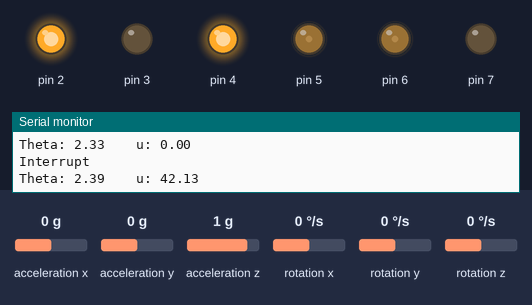
Bench run of a sketch on a simulated Arduino Uno, built with avr-gcc and run on an emulated ATmega328P. Shown: output pins drawn as LEDs (lit = HIGH), the last lines printed to the serial monitor. Wiring (inferred from the names in the program): MPU-6050 motion sensor at I2C address 0x68. Inputs (shaded band) come from the test bench; at power-on: acceleration z 1 g, rotation x 0 °/s, acceleration y 0 g, acceleration x 0 g, rotation y 0 °/s, rotation z 0 °/s.

Above: at 1.26 s.
1.3 s: acceleration z set to -1.4 g
At 3.95 s:
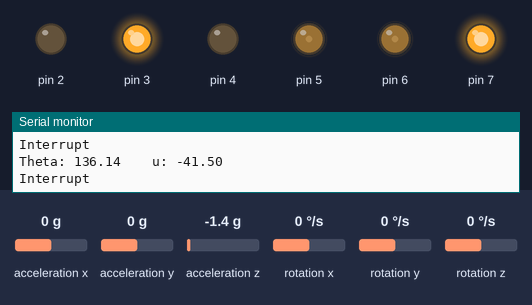
4.3 s: rotation x set to 100 °/s
7.3 s: acceleration y set to -1.4 g
10.3 s: rotation x set to -4 °/s
At 10.33 s:
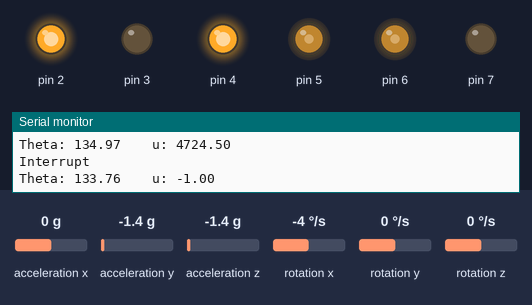
13.3 s: rotation x set to -192 °/s
At 13.8 s:
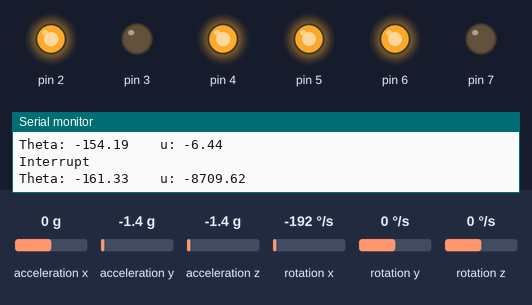
Timing chart, 0 to 17.3 s (numbered marks = the images above; inputs shaded):
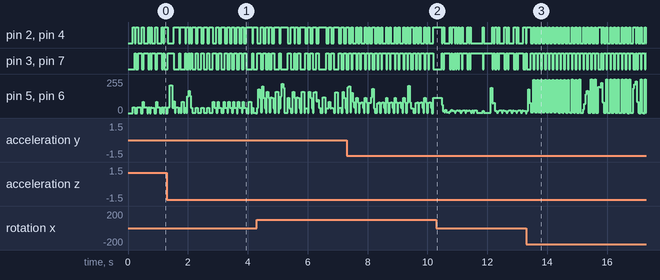

Measured:
- by itself, pin 2–4, pin 7: moves between LOW and HIGH, repeating every 1.2 s

The sketch:

Balance.ino
```cpp
#include <Wire.h>

//Interrupt and timer variables
const uint16_t T1_COMP = 500;   //=(16,000,000/prescale*freq) - 1. Sample time of 0.5s or 2Hz
const float controllerSampleTime = 1024*(T1_COMP + 1)/16000000.0;   //calculated based on T1_COMP

volatile boolean interrupted; //flag to check if interrupt has run

//MPU 6050 variables
uint8_t gyroSampleRate = 1;

const uint8_t SMPLRT_DIV = (uint8_t)((8/gyroSampleRate) - 1); //Calculate the sample rate division and fit it into an 8bit int
const uint8_t IMUADDRESS = byte(0x68); //I2C address of the MPU6050 (b1101000)

float ax, ay, az;
float gx, gy, gz;

const float gxBias = -2.75;   //Biases found for each gyro measurement. Found by averaging readings while on a flat surface
const float gyBias = 1.48;
const float gzBias = -0.54;

unsigned long time;   //timestamp of the last time the gyro was measured. used to calculate dt

//Application variables
boolean running;

float theta [3];              //angle of the robot
float thetaRef = -98.5;  //IMU is not mounted along flat axis so reference is not 0
volatile float u;         //controller input to actuators. Must be volatile since it's accessed from the interrupt service routine

float a = 0.98;   //Weighting variable for complimentary filter in state estimation algorithm

uint8_t count;  //counter to prevent pid loop from running before enough samples are taken

void setup()
{
  Serial.begin(9600); //begin serial communication

  //MPU 6050 SETUP
  //Wake up the MPU 6050
  Wire.beginTransmission(IMUADDRESS);
  Wire.write(107);
  Wire.write(0);
  Wire.endTransmission(true);

  //Set the gyro full scale rate
  Wire.beginTransmission(IMUADDRESS);
  Wire.write(27); //register 27 sets the gyro rate
  Wire.write(0); //Set the gyro rate to +-250 deg/s
  Wire.endTransmission(true);

  //Set the accelerometer's full scale range
  Wire.beginTransmission(IMUADDRESS);
  Wire.write(28); //Full scale value is stored in register 28
  Wire.write(0);  //0 corresponds to +- 2g
  Wire.endTransmission(true);

  //Set the gyroscope sample rate (Accelerometer sample rate is set at 1kHz)
  Wire.beginTransmission(IMUADDRESS);
  Wire.write(25); //SMPLRT_DIV is stored in register 25. Sample rate is: gyroSampleRate = 8kHz/(1 + SMPLRT_DIV)
  Wire.write(SMPLRT_DIV);
  Wire.endTransmission(true);

  //L298N Setup
  //Pin 6 is the OC0A output so pin 12 is used instead
  pinMode(7, OUTPUT);   //2,7 backwards/forward motor 1
  pinMode(2, OUTPUT);
  pinMode(3, OUTPUT);   //3,4 backwards/forward motor 2
  pinMode(4, OUTPUT);
  pinMode(5, OUTPUT);   //5,6 pwm speed control motor 1 & 2
  pinMode(6, OUTPUT);

  cli();  //interrupts are allowed by default. stop them.

  //TIMER INTERRUPT SETUP
  TCCR1A = 0;
  TCCR1B = 0;   //make sure register is zeroed out before setting bits
  TCCR1C = 0;

  TCCR1B |= (1 << 3);    //Set to prescaler of 1024 and CTC mode. Other bits to select CTC are set by default in TCCR1A
  TCCR1B |= (1 << 2);
  TCCR1B |= (1 << 0);

  TCNT1H = 0;    //Reset timer0 and set the compare value
  TCNT1L = 0;

  OCR1AH = T1_COMP >> 8;  //set high byte
  OCR1AL = T1_COMP & 0xFF;

  TIMSK1 |= (1 << 1);   //Compare TCNT1 to OCR1A

  //Application variables setup
  running = true;
  count = 0;

  Serial.println("Setup finished");

  sei();  //allow interrupts again
}

void loop()
{
  if (running)
  {
    if (interrupted)  //do anything associated with the interrupt first to prevent too much time passing
    {
      interrupted = false;
      Serial.println("Interrupt");
    }

    count++;  //increment loop counter

    //update theta
    theta[2] = theta[1];
    theta[1] = theta[0];
    theta[0] = estimateState();
    Serial.print("Theta: ");
    Serial.print(theta[0]);
    Serial.print("    u: ");
    Serial.println(u);

    //control law is undefined if any theta terms are undefined so dont send motor commands if this is true
    if (count > 5)
    {
      //interpret the controller command from the ISR
      interpretMotorCommand (u);
    }
  }
}

/**State estimation function will consist of a complimentary filter to
 * combine the accelerometer and gyroscope measurements into a single
 * value that will be relied on by the system.
 */

float estimateState ()
{
  readIMU ();   //update the values in the global readings

  /**Estimate the time delay from when the state was last estimated. State estimation
   * runs as fast as possible and is assumed to be a continuous process.
   */
  unsigned long dt = micros() - time;
  time += dt;             //increment time by dt

  float gtheta, atheta; //estimates of theta derived from either gyroscope or accelerometer measurements

  gtheta = theta[0] + gx * dt/1000000;   //need to define dt. Divide by 1000000 to convert to seconds
  atheta = atan2(ay,az)*180/PI; //Use atan2 function and convert to degrees.

  // A complimentary filter is defined as z = ax + (1-a)y. Calculate and return this value
  return a*gtheta + (1-a)*atheta;
}

  /**Interpret the control input u as a motor command. This will
  * be done linearly though the scaling may have to be adjusted depending on
  * the control law implemented do to the limits imposed on pwm variables
  * (0 - 255).
  */
void interpretMotorCommand (float u)
{
  if (u > 0)
  {
    digitalWrite (7, LOW); //Forward
    digitalWrite (2, HIGH);
    digitalWrite (3, LOW);
    digitalWrite (4, HIGH);
  }
  else
  {
    digitalWrite (7, HIGH);  //Reverse
    digitalWrite (2, LOW);
    digitalWrite (3, HIGH);
    digitalWrite (4, LOW);
  }

  analogWrite (5, abs(u)); //set the pwm speed proportional to u. Sign is taken care of above
  analogWrite (6, abs(u));

  return;
}

/**Read the sensor into global variables for each relevant measure. Global variables
 * for gyro readings are gx,gy,gz and for accel are ax,ay,az.
 */
void readIMU ()
{
  //The IMU automatically updates each sensor's reading at the rate set in the registers.
  Wire.beginTransmission(IMUADDRESS);
  Wire.write(59); //Read addresses 59-72 are sensor data
  Wire.endTransmission(false);  //For burst read don't send a stop signal

  Wire.requestFrom(IMUADDRESS,14); //Request 14 bytes of data from IMU (Register already set to start at 59)

  if (6 <= Wire.available())  //if all of the data is available
  {
    ax = (Wire.read() << 8 | Wire.read()) / 16384.0;  //Read Accelerometer
    ay = (Wire.read() << 8 | Wire.read()) / 16384.0;
    az = (Wire.read() << 8 | Wire.read()) / 16384.0;

    Wire.read();  //Ignore the temperature sensor in the middle
    Wire.read();

    gx = ((Wire.read() << 8 | Wire.read()) / 131.0) - gxBias;  //read gyro
    gy = ((Wire.read() << 8 | Wire.read()) / 131.0) - gyBias;
    gz = ((Wire.read() << 8 | Wire.read()) / 131.0) - gzBias;
  }

  Wire.endTransmission(true); //send stop signal to terminate transmission

  return;
}

/**Interrupt service routine will be used to calculate motor command u. The actual writing
 * of u to the motors will be done in the main loop function outside of interrupts.
 */
ISR (TIMER1_COMPA_vect)
{
  static float kp = 300;
  static float ki = 0;
  static float kd = 50;

  float a = (kp + ki*controllerSampleTime/2 + kd/controllerSampleTime);
  float b = (-kp + ki*controllerSampleTime/2 - 2*kd/controllerSampleTime);
  float c = kd/controllerSampleTime;

  u = float(a*(thetaRef - theta[0]) + b*(thetaRef - theta[1]) + c*(thetaRef - theta[2]));  //apply proportional feedback

  interrupted = true;
}
```
